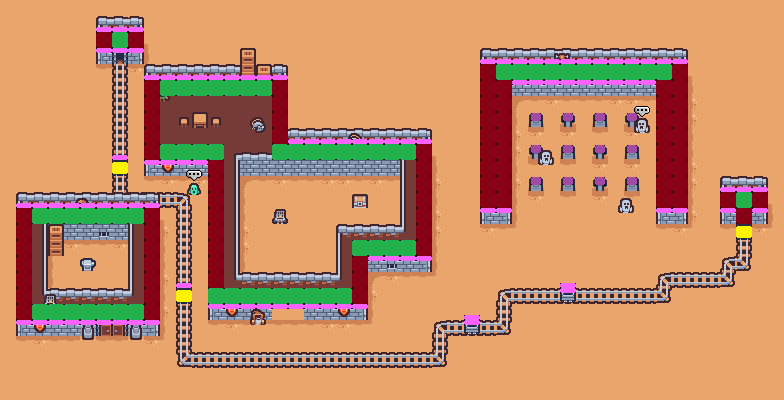

Tiled map render using the project's own tile images. Description and the map definition, with tile-layer contents summarised, below:
An orthogonal 49x25 tile map with 16x16 px tiles, 12 tile layers (ground, rails, walls, doors, ...), 1 hidden layer not drawn and 8 objects (ghost, wizard, cactus, spawn, torch_trial, ...).

<map version="1.10" tiledversion="1.11.0" orientation="orthogonal" renderorder="right-down" width="49" height="25" tilewidth="16" tileheight="16" infinite="0" nextlayerid="18" nextobjectid="18">
 <editorsettings>
  <export target="map.json" format="json" />
 </editorsettings>
 <tileset firstgid="1" source="tilemap.tsx" />
 <layer id="1" name="ground" width="49" height="25">
  <data>[1225 cells, 1225 non-empty, 5 distinct tile ids]</data>
 </layer>
 <layer id="9" name="rails" width="49" height="25" locked="1">
  <data>[1225 cells, 66 non-empty, 6 distinct tile ids]</data>
 </layer>
 <layer id="2" name="walls" width="49" height="25" locked="1">
  <data>[1225 cells, 265 non-empty, 23 distinct tile ids]</data>
 </layer>
 <layer id="8" name="doors" width="49" height="25" locked="1">
  <data>[1225 cells, 0 non-empty, 0 distinct tile ids]</data>
 </layer>
 <layer id="14" name="gravestones" width="49" height="25" locked="1">
  <data>[1225 cells, 12 non-empty, 2 distinct tile ids]</data>
 </layer>
 <layer id="3" name="pnjs" width="49" height="25" locked="1" offsetx="-6" offsety="5.33333">
  <data>[1225 cells, 5 non-empty, 3 distinct tile ids]</data>
 </layer>
 <layer id="12" name="top_walls" width="49" height="25" locked="1">
  <data>[1225 cells, 175 non-empty, 14 distinct tile ids]</data>
 </layer>
 <layer id="5" name="items" width="49" height="25">
  <data>[1225 cells, 13 non-empty, 7 distinct tile ids]</data>
 </layer>
 <layer id="16" name="minecarts" width="49" height="25" locked="1">
  <data>[1225 cells, 5 non-empty, 2 distinct tile ids]</data>
 </layer>
 <layer id="15" name="pnjs_over" width="49" height="25" locked="1" offsetx="-6" offsety="5.33333">
  <data>[1225 cells, 11 non-empty, 6 distinct tile ids]</data>
 </layer>
 <layer id="7" name="plus" width="49" height="25" locked="1">
  <data>[1225 cells, 0 non-empty, 0 distinct tile ids]</data>
 </layer>
 <layer id="11" name="hitboxes" width="49" height="25">
  <data>[1225 cells, 252 non-empty, 5 distinct tile ids]</data>
 </layer>
 <layer id="13" name="pnjs_hitboxes" width="49" height="25" visible="0" locked="1" offsetx="-6" offsety="5.33">
  <data>[1225 cells, 2 non-empty, 2 distinct tile ids]</data>
 </layer>
 <objectgroup id="6" name="objects">
  <object id="6" name="ghost" x="642.25" y="128.25">
   <point />
  </object>
  <object id="7" name="wizard" x="258.667" y="317.333">
   <point />
  </object>
  <object id="8" name="cactus" x="194.667" y="190">
   <point />
  </object>
  <object id="11" name="spawn" x="288" y="336">
   <point />
  </object>
  <object id="13" name="torch_trial" x="111.667" y="329.667">
   <properties>
    <property name="location" value="torch_trial" />
   </properties>
   <point />
  </object>
  <object id="14" name="maze_trial" x="120.333" y="56">
   <properties>
    <property name="location" value="maze_trial" />
   </properties>
   <point />
  </object>
  <object id="16" name="castle_doors" x="272" y="320">
   <point />
  </object>
  <object id="17" name="castle" x="288" y="320">
   <properties>
    <property name="location" value="castle" />
   </properties>
   <point />
  </object>
 </objectgroup>
</map>
